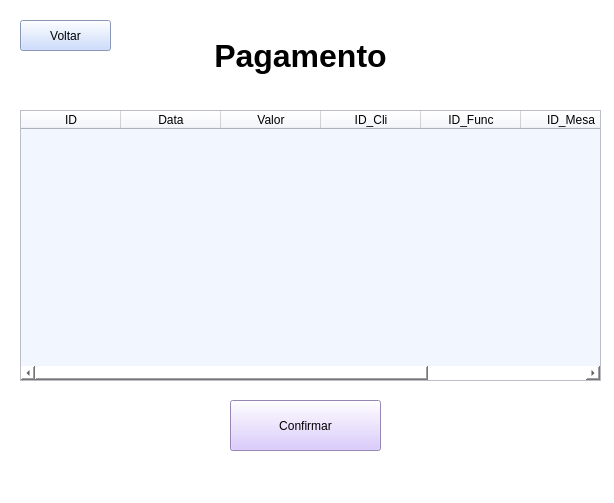
<?xml version="1.0" encoding="UTF-8"?>
<ui version="4.0">
 <class>MainWindow</class>
 <widget class="QMainWindow" name="MainWindow">
  <property name="geometry">
   <rect>
    <x>0</x>
    <y>0</y>
    <width>614</width>
    <height>503</height>
   </rect>
  </property>
  <property name="windowTitle">
   <string>MainWindow</string>
  </property>
  <property name="styleSheet">
   <string notr="true">background-color: rgb(255, 255, 255);</string>
  </property>
  <widget class="QWidget" name="centralwidget">
   <widget class="QLabel" name="label">
    <property name="geometry">
     <rect>
      <x>-10</x>
      <y>30</y>
      <width>621</width>
      <height>51</height>
     </rect>
    </property>
    <property name="font">
     <font>
      <family>Microsoft JhengHei UI</family>
      <pointsize>24</pointsize>
      <bold>true</bold>
     </font>
    </property>
    <property name="text">
     <string>Pagamento</string>
    </property>
    <property name="alignment">
     <set>AlignCenter</set>
    </property>
   </widget>
   <widget class="QPushButton" name="bt_voltar">
    <property name="geometry">
     <rect>
      <x>20</x>
      <y>20</y>
      <width>91</width>
      <height>31</height>
     </rect>
    </property>
    <property name="styleSheet">
     <string notr="true">background-color: rgb(190, 211, 255);</string>
    </property>
    <property name="text">
     <string>Voltar</string>
    </property>
   </widget>
   <widget class="QTableWidget" name="tabela_pedidosPagamento">
    <property name="geometry">
     <rect>
      <x>20</x>
      <y>110</y>
      <width>581</width>
      <height>271</height>
     </rect>
    </property>
    <property name="styleSheet">
     <string notr="true">background-color: rgb(242, 246, 255);</string>
    </property>
    <column>
     <property name="text">
      <string>ID</string>
     </property>
    </column>
    <column>
     <property name="text">
      <string>Data</string>
     </property>
    </column>
    <column>
     <property name="text">
      <string>Valor</string>
     </property>
    </column>
    <column>
     <property name="text">
      <string>ID_Cli</string>
     </property>
    </column>
    <column>
     <property name="text">
      <string>ID_Func</string>
     </property>
    </column>
    <column>
     <property name="text">
      <string>ID_Mesa</string>
     </property>
    </column>
    <column>
     <property name="text">
      <string>ID_comida</string>
     </property>
    </column>
   </widget>
   <widget class="QPushButton" name="bt_confirmarPagamento">
    <property name="geometry">
     <rect>
      <x>230</x>
      <y>400</y>
      <width>151</width>
      <height>51</height>
     </rect>
    </property>
    <property name="styleSheet">
     <string notr="true">background-color: rgb(209, 187, 255);</string>
    </property>
    <property name="text">
     <string>Confirmar</string>
    </property>
   </widget>
  </widget>
  <widget class="QStatusBar" name="statusbar"/>
 </widget>
 <resources/>
 <connections/>
</ui>
